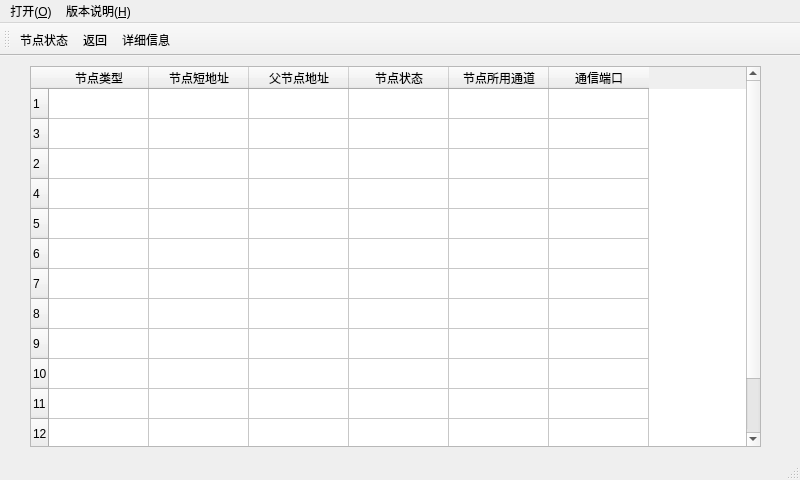
<?xml version="1.0" encoding="UTF-8"?>
<ui version="4.0">
 <class>nodeMessage</class>
 <widget class="QMainWindow" name="nodeMessage">
  <property name="geometry">
   <rect>
    <x>0</x>
    <y>0</y>
    <width>800</width>
    <height>480</height>
   </rect>
  </property>
  <property name="maximumSize">
   <size>
    <width>800</width>
    <height>480</height>
   </size>
  </property>
  <property name="windowTitle">
   <string>MainWindow</string>
  </property>
  <widget class="QWidget" name="centralwidget">
   <widget class="QTableWidget" name="tableWidget">
    <property name="geometry">
     <rect>
      <x>30</x>
      <y>10</y>
      <width>731</width>
      <height>381</height>
     </rect>
    </property>
    <property name="maximumSize">
     <size>
      <width>16777215</width>
      <height>381</height>
     </size>
    </property>
    <row>
     <property name="text">
      <string>1</string>
     </property>
    </row>
    <row>
     <property name="text">
      <string>3</string>
     </property>
    </row>
    <row>
     <property name="text">
      <string>2</string>
     </property>
    </row>
    <row>
     <property name="text">
      <string>4</string>
     </property>
    </row>
    <row>
     <property name="text">
      <string>5</string>
     </property>
    </row>
    <row>
     <property name="text">
      <string>6</string>
     </property>
    </row>
    <row>
     <property name="text">
      <string>7</string>
     </property>
    </row>
    <row>
     <property name="text">
      <string>8</string>
     </property>
    </row>
    <row>
     <property name="text">
      <string>9</string>
     </property>
    </row>
    <row>
     <property name="text">
      <string>10</string>
     </property>
    </row>
    <row>
     <property name="text">
      <string>11</string>
     </property>
    </row>
    <row>
     <property name="text">
      <string>12</string>
     </property>
    </row>
    <row>
     <property name="text">
      <string>13</string>
     </property>
    </row>
    <column>
     <property name="text">
      <string>节点类型</string>
     </property>
    </column>
    <column>
     <property name="text">
      <string>节点短地址</string>
     </property>
    </column>
    <column>
     <property name="text">
      <string>父节点地址</string>
     </property>
    </column>
    <column>
     <property name="text">
      <string>节点状态</string>
     </property>
    </column>
    <column>
     <property name="text">
      <string>节点所用通道</string>
     </property>
    </column>
    <column>
     <property name="text">
      <string>通信端口</string>
     </property>
    </column>
   </widget>
  </widget>
  <widget class="QStatusBar" name="statusbar"/>
  <widget class="QToolBar" name="toolBar">
   <property name="windowTitle">
    <string>toolBar</string>
   </property>
   <attribute name="toolBarArea">
    <enum>TopToolBarArea</enum>
   </attribute>
   <attribute name="toolBarBreak">
    <bool>false</bool>
   </attribute>
   <addaction name="nodeState"/>
   <addaction name="back"/>
   <addaction name="declaration"/>
  </widget>
  <widget class="QMenuBar" name="menubar">
   <property name="geometry">
    <rect>
     <x>0</x>
     <y>0</y>
     <width>800</width>
     <height>23</height>
    </rect>
   </property>
   <widget class="QMenu" name="menu_O">
    <property name="title">
     <string>打开(&amp;O)</string>
    </property>
    <addaction name="nodeState"/>
    <addaction name="separator"/>
    <addaction name="back"/>
   </widget>
   <widget class="QMenu" name="menu_H">
    <property name="title">
     <string>版本说明(&amp;H)</string>
    </property>
    <addaction name="declaration"/>
   </widget>
   <addaction name="menu_O"/>
   <addaction name="menu_H"/>
  </widget>
  <action name="nodeState">
   <property name="icon">
    <iconset>
     <normaloff>:/rcs/message.png</normaloff>:/rcs/message.png</iconset>
   </property>
   <property name="text">
    <string>节点状态</string>
   </property>
  </action>
  <action name="back">
   <property name="icon">
    <iconset>
     <normaloff>:/rcs/back.png</normaloff>:/rcs/back.png</iconset>
   </property>
   <property name="text">
    <string>返回</string>
   </property>
  </action>
  <action name="declaration">
   <property name="icon">
    <iconset>
     <normaloff>:/rcs/declaration.png</normaloff>:/rcs/declaration.png</iconset>
   </property>
   <property name="text">
    <string>详细信息</string>
   </property>
  </action>
 </widget>
 <resources/>
 <connections/>
</ui>
